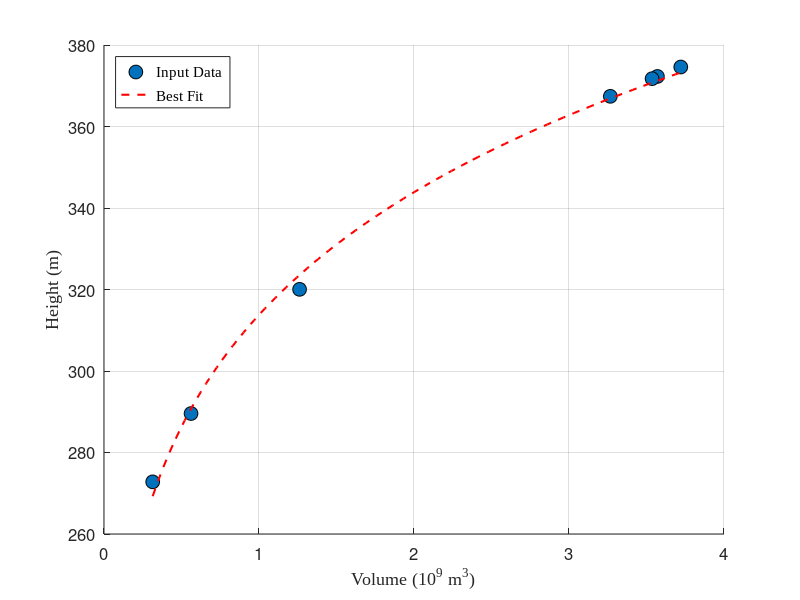
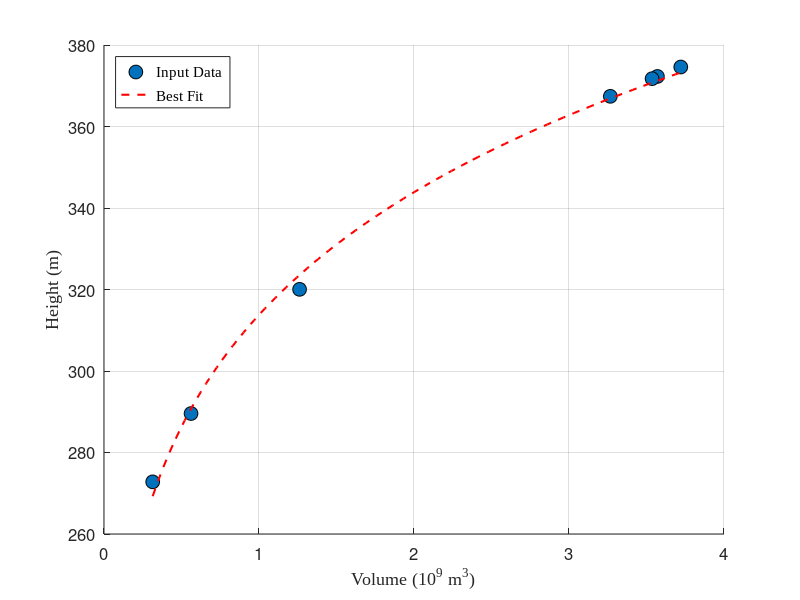

MATLAB code to generate these figures, in order:
%% Lake Mead Data Import

% Customize Fonts
axisFontSize = 12;   % Font size for axis ticks
labelFontSize = 14;  % Font size for axis labels
legendFontSize = 12; % Font size for legend text
titleFontSize = 16;  % Font size for title

% Total Capacity of Lake Mead (Ac-Ft)
mead_vol = [30167000; 28946000; 28667000; 26483000; 10230000; 4553000; 2547000];
meadlogvol = log(mead_vol);
mead_vol_m = mead_vol*1233.48; % convert Ac-Ft to cubic meters

% Elevation of Lake Mead (Ft)
mead_h = [1229.0; 1221.4; 1219.6; 1205.4; 1050.0; 950.0; 895.0];
meadlogh = log(mead_h);
mead_h_m = mead_h*0.3048; % convert ft to m

a = 14.9837;
b = 0.1321;
% Generate fitted line data
x_fit = linspace(min(mead_vol_m), max(mead_vol_m), 100); % Generate x values for smooth line
y_fit = a * x_fit.^b; % Compute corresponding y values



% Create plot
figure('Units', 'inches', 'Position', [1, 1, 6, 4]); 
hold on;
scatter(mead_vol_m/10e9, mead_h_m, 100, 'filled', 'MarkerEdgeColor', 'k', 'DisplayName', 'Input Data');
plot(x_fit/10e9, y_fit, 'r--', 'LineWidth', 1.5, 'DisplayName', 'Best Fit'); % Red line for best fit
hold off;

% Add labels and legend
xlabel('Volume (10^9 m^3)', 'FontSize', labelFontSize, 'Interpreter', 'tex','FontName', 'Times New Roman');
ylabel('Height (m)','FontSize', labelFontSize,'FontName', 'Times New Roman');
legend('FontSize', legendFontSize, 'Location', 'northwest','FontName', 'Times New Roman');
set(gca, 'FontSize', axisFontSize)
grid on;
saveas(gcf,'figures/hh_fit.png')
savefig("figures/hh_fit.fig")